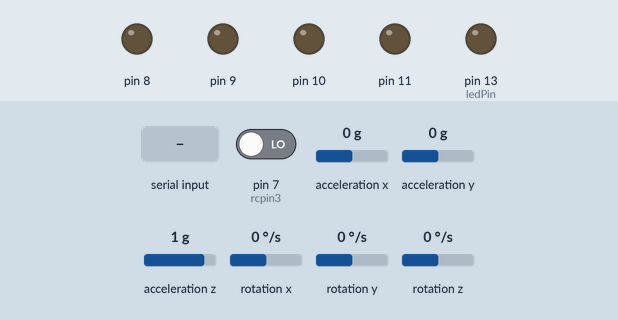
The sketch below on a simulated Arduino Uno, built with avr-gcc and run on an emulated ATmega328P. Shown: output pins drawn as LEDs (lit = HIGH). Wiring (inferred from the names in the program): MPU-6050 motion sensor at I2C address 0x68. The test bench sets the inputs (shaded band); at power-on: rotation x 0 °/s, rotation z 0 °/s, pin 7 (rcpin3) LOW, acceleration x 0 g, acceleration y 0 g, acceleration z 1 g, rotation y 0 °/s. What the sketch prints to the serial monitor is not drawn.

Above: at 2.2 s.
2.3 s: "A\n" received over Serial
At 10.8 s:
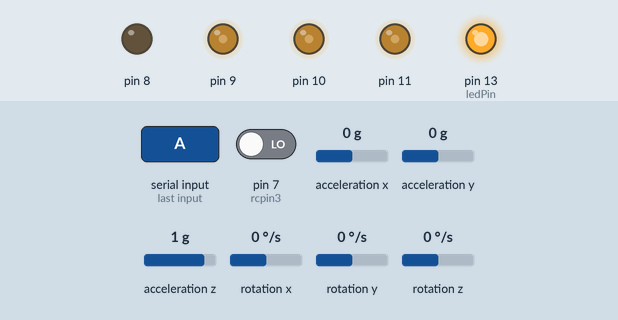
11.6 s: byte 79 ('O') received over Serial
At 12.9 s:
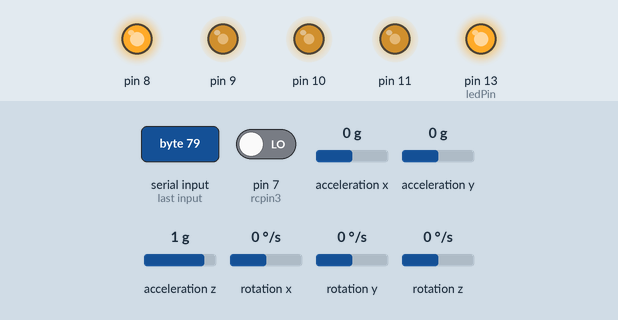
13.2 s: rotation x set to -192 °/s
At 15.5 s:
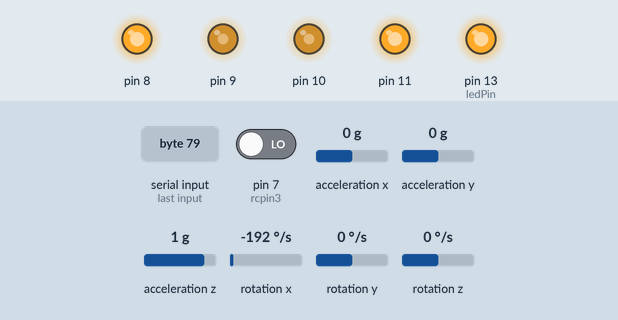
18.5 s: rotation z set to -192 °/s
At 19.9 s:
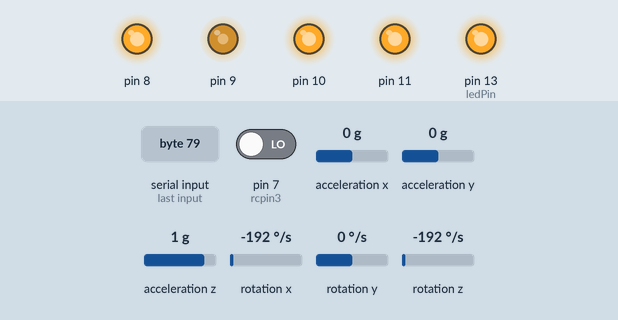
Timing chart, 0 to 21.2 s (numbered marks = the images above; inputs shaded):
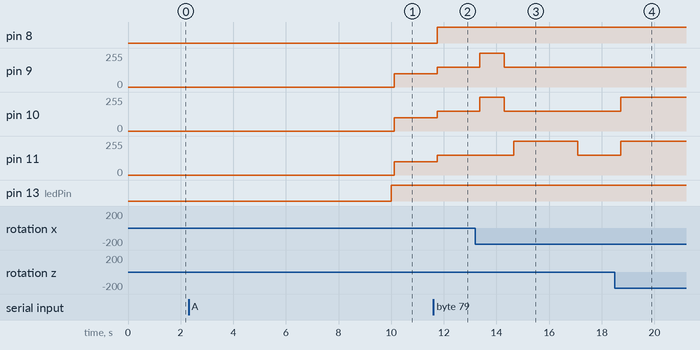

The sketch:

IMU_6050.ino
```cpp
#include <Kalman.h>
#include <math.h>
#include <PIDCont.h>
#include <Wire.h>

#include "IMU_6050.h"

// Global definitions
#define ROLL_PID_KP    0.0007
#define ROLL_PID_KI    0.000007
#define ROLL_PID_KD    0.07
#define ROLL_PID_MIN  -52.0
#define ROLL_PID_MAX   52.0

#define PITCH_PID_KP   0.0007
#define PITCH_PID_KI   0.000007
#define PITCH_PID_KD   0.07
#define PITCH_PID_MIN -52.0
#define PITCH_PID_MAX  52.0

#define YAW_PID_KP     0.0007
#define YAW_PID_KI     0000007
#define YAW_PID_KD     0.07
#define YAW_PID_MIN   -52.0
#define YAW_PID_MAX    52.0

#define ANGLEX_KP      5.0
#define ANGLEX_KI      0.02
#define ANGLEX_KD     -0.015
#define ANGLEX_MIN    -104.0
#define ANGLEX_MAX     104.0

#define ANGLEY_KP      5.0
#define ANGLEY_KI      0.02
#define ANGLEY_KD     -0.015
#define ANGLEY_MIN    -104.0
#define ANGLEY_MAX     104.0

// Global variables
int event_armed = 0;
int event1 = 0;
int event2 = 0;
int event3 = 0;
const int ledPin = 13;
int incomingByte;
int temp;
float error_Y[5][2];
int count = 0;
PIDCont PIDroll,PIDpitch,PIDyaw,PIDangleX,PIDangleY;
int setX = 0;
int setY = 0;
int setZ = 0;
float gx_aver=0;
float gy_aver=0;
float gz_aver=0;
float motor[4];  //current motor speed
float min_speed; //used to set speed modes between settings
float max_speed; //prevents random jumps or shut-offs
int throttle = 0;
Kalman kalmanX; // Create the Kalman instances
Kalman kalmanY;
float base_x_accel;
float base_y_accel;
float base_z_accel;
float base_x_gyro;
float base_y_gyro;
float base_z_gyro;
unsigned long last_read_time;
float last_x_angle;  // These are the filtered angles
float last_y_angle;
float last_z_angle;
float last_gyro_x_angle;  // Store the gyro angles to compare drift
float last_gyro_y_angle;
float last_gyro_z_angle;
float last_x_kalangle;  //Kalman angle
float last_y_kalangle;
float last_z_kalangle;
typedef union accel_t_gyro_union
{
  struct
  {
    uint8_t x_accel_h;
    uint8_t x_accel_l;
    uint8_t y_accel_h;
    uint8_t y_accel_l;
    uint8_t z_accel_h;
    uint8_t z_accel_l;
    uint8_t t_h;
    uint8_t t_l;
    uint8_t x_gyro_h;
    uint8_t x_gyro_l;
    uint8_t y_gyro_h;
    uint8_t y_gyro_l;
    uint8_t z_gyro_h;
    uint8_t z_gyro_l;
  } reg;
  struct
  {
    int x_accel;
    int y_accel;
    int z_accel;
    int temperature;
    int x_gyro;
    int y_gyro;
    int z_gyro;
  } value;
};

// Global constants
const unsigned long TIMEOUT = 18700;
//int rcpin1 = 7;
//int rcpin2 = 8;
int rcpin3 = 7;
//int rcpin4 = 10;
//int rcpin5 = 11;
//int rcpin6 = 12;
int maxthrot = 255;
int minthrot = 0;
int const nullthrot = 0;
int const chan3min = 1992;
int const chan3max = 1000;

// Global function prototypes
void set_last_read_angle_data(unsigned long time, float x, float y, float z, float x_gyro, float y_gyro, float z_gyro, float kx, float ky, float kz);
int read_gyro_accel_vals(uint8_t* accel_t_gyro_ptr);
void calibrate_sensors();

inline unsigned long get_last_time() {return last_read_time;}
inline float get_last_x_angle() {return last_x_angle;}
inline float get_last_y_angle() {return last_y_angle;}
inline float get_last_z_angle() {return last_z_angle;}
inline float get_last_gyro_x_angle() {return last_gyro_x_angle;}
inline float get_last_gyro_y_angle() {return last_gyro_y_angle;}
inline float get_last_gyro_z_angle() {return last_gyro_z_angle;}
inline float get_last_x_kalangle() {return last_x_kalangle;}
inline float get_last_y_kalangle() {return last_y_kalangle;}
inline float get_last_z_kalangle() {return last_z_kalangle;}

unsigned int cutoff(int rawin,int minthrot,int maxthrot);
unsigned int RCread(int pinin, int chanmin, int chanmax);

/********
* SETUP *
*********/

void setup()
{
  int error;
  uint8_t c;
  accel_t_gyro_union accel_t_gyro;

  Serial.begin(9600);
  Wire.begin();
  error = MPU6050_read (MPU6050_WHO_AM_I, &c, 1);
  error = MPU6050_read (MPU6050_PWR_MGMT_2, &c, 1);
  MPU6050_write_reg (MPU6050_PWR_MGMT_1, 0);
  calibrate_sensors();
  set_last_read_angle_data(millis(), 0, 0, 0, 0, 0, 0, 0, 0, 0);
  float accel_x = accel_t_gyro.value.x_accel;
  float accel_y = accel_t_gyro.value.y_accel;
  float accel_z = accel_t_gyro.value.z_accel;
  float RADIANS_TO_DEGREES = 180/3.14159;
  float accel_angle_y = atan(-1*accel_x/sqrt(pow(accel_y,2) + pow(accel_z,2)))*RADIANS_TO_DEGREES;
  float accel_angle_x = atan(accel_y/sqrt(pow(accel_x,2) + pow(accel_z,2)))*RADIANS_TO_DEGREES;
  float accel_angle_z = 0;
  kalmanX.setAngle(accel_angle_x); // Set starting angle
  kalmanY.setAngle(accel_angle_y);
  pinMode(ledPin, OUTPUT);
  for(temp = 0; temp < 4; temp++)
  {
    motor[temp] = 0;
  }
  min_speed = 0;
  max_speed = 0;

  PIDroll.ChangeParameters(ROLL_PID_KP,ROLL_PID_KI,ROLL_PID_KD,ROLL_PID_MIN,ROLL_PID_MAX);
  PIDpitch.ChangeParameters(PITCH_PID_KP,PITCH_PID_KI,PITCH_PID_KD,PITCH_PID_MIN,PITCH_PID_MAX);
  PIDyaw.ChangeParameters(YAW_PID_KP,YAW_PID_KI,YAW_PID_KD,YAW_PID_MIN,YAW_PID_MAX);
  PIDangleX.ChangeParameters(ANGLEX_KP,ANGLEX_KI,ANGLEX_KD,ANGLEX_MIN,ANGLEX_MAX);
  PIDangleY.ChangeParameters(ANGLEY_KP,ANGLEY_KI,ANGLEY_KD,ANGLEY_MIN,ANGLEY_MAX);

  PIDangleX.resetI();
  PIDangleY.resetI();
  pinMode(rcpin3, INPUT);  // 970 - 1330; U - D
}

/************
* Main loop *
*************/
void loop()
{
  int error;
  double dT;
  accel_t_gyro_union accel_t_gyro;

  float kalAngleX, kalAngleY, kalAngleZ; // Calculate the angle using a Kalman filter
  float kalAngleX_last, kalAngleY_last, kalAngleZ_last;

  // Read the raw values.
  error = read_gyro_accel_vals((uint8_t*) &accel_t_gyro);

  // Get the time of reading for rotation computations
  unsigned long t_now = millis();


  // Convert gyro values to degrees/sec
  float FS_SEL = 131;

  float gyro_x = (accel_t_gyro.value.x_gyro - base_x_gyro)/FS_SEL;
  float gyro_y = (accel_t_gyro.value.y_gyro - base_y_gyro)/FS_SEL;
  float gyro_z = (accel_t_gyro.value.z_gyro - base_z_gyro)/FS_SEL;


  // Get raw acceleration values
  //float G_CONVERT = 16384;
  float accel_x = accel_t_gyro.value.x_accel;
  float accel_y = accel_t_gyro.value.y_accel;
  float accel_z = accel_t_gyro.value.z_accel;

  // Get angle values from accelerometer
  float RADIANS_TO_DEGREES = 180/3.14159;
//  float accel_vector_length = sqrt(pow(accel_x,2) + pow(accel_y,2) + pow(accel_z,2));
  float accel_angle_y = atan(-1*accel_x/sqrt(pow(accel_y,2) + pow(accel_z,2)))*RADIANS_TO_DEGREES;
  float accel_angle_x = atan(accel_y/sqrt(pow(accel_x,2) + pow(accel_z,2)))*RADIANS_TO_DEGREES;

  float accel_angle_z = 0;

  // Compute the (filtered) gyro angles
  float dt =(t_now - get_last_time())/1000.0;
  float gyro_angle_x = gyro_x*dt + get_last_x_angle();
  float gyro_angle_y = gyro_y*dt + get_last_y_angle();
  float gyro_angle_z = gyro_z*dt + get_last_z_angle();

  // Compute the drifting gyro angles
  float unfiltered_gyro_angle_x = gyro_x*dt + get_last_gyro_x_angle();
  float unfiltered_gyro_angle_y = gyro_y*dt + get_last_gyro_y_angle();
  float unfiltered_gyro_angle_z = gyro_z*dt + get_last_gyro_z_angle();

  // Apply the complementary filter to figure out the change in angle - choice of alpha is
  // estimated now.  Alpha depends on the sampling rate...
  float alpha = 0.94; //change was 0.96
  float angle_x = alpha*gyro_angle_x + (1.0 - alpha)*accel_angle_x;
  float angle_y = alpha*gyro_angle_y + (1.0 - alpha)*accel_angle_y;
  float angle_z = gyro_angle_z;  //Accelerometer doesn't give z-angle


  //KALMAN filter
  kalAngleX = kalmanX.getAngle(accel_angle_x, gyro_x, dt);
  kalAngleY = kalmanY.getAngle(accel_angle_y, gyro_y, dt);
  kalAngleZ = gyro_angle_z;


  // Update the saved data with the latest values
  set_last_read_angle_data(t_now, angle_x, angle_y, angle_z, unfiltered_gyro_angle_x, unfiltered_gyro_angle_y, unfiltered_gyro_angle_z, kalAngleX, kalAngleY, kalAngleZ);

  // Outdated serial commands...
  if(Serial.available() > 0)
  {
    incomingByte = Serial.read();
    if(incomingByte == 'H')
    {
        digitalWrite(ledPin, HIGH);
    }
    if(incomingByte == 'L')
    {
      digitalWrite(ledPin, LOW);
    }
    if(incomingByte == 'A')
    {
//      throttle = 100;
      min_speed = 100;
      max_speed = 100;
    }
    if(incomingByte == 'O')
    {
//      throttle = 220;
      min_speed = 150;
      max_speed = 254;
    }
    if(incomingByte == 'F')
    {
//      throttle = 0;
      min_speed = 0;
      max_speed = 0;
    }

  }

  //prevent motors from powering up for one minute from start up...
  //this gives the gyro some time to start up
  if(millis() < 10000)
  {
    Serial.print(millis());
    Serial.print('\n');
    digitalWrite(ledPin, LOW);
  }
  else
  {
    digitalWrite(ledPin, HIGH);
    if(event_armed == 0)
    {
      if(RCread(rcpin3,chan3min,chan3max) < 5 || event1 == 1)
      {
        event1 = 1;
        if(RCread(rcpin3,chan3min,chan3max) > 250 || event2 == 1)
        {
          event2 = 1;
          if(RCread(rcpin3,chan3min,chan3max) < 5) event3 = 1;
        }
      }
      if(event3 == 1)
      {
        max_speed = 100;
        min_speed = 100;
        maxthrot = 100;
        minthrot = 100;
        event_armed = 1;
        analogWrite(8 , 100);
        analogWrite(9 , 100);
        analogWrite(10, 100);
        analogWrite(11, 100);
        delay(2000);
      }
    }
    else
    {
      max_speed = 254;
      min_speed = 150;
      maxthrot = 254;
      minthrot = 150;
    }

    int PIDroll_val= (int)PIDroll.Compute((float)kalAngleY);
    int PIDpitch_val= (int)PIDpitch.Compute((float)kalAngleX);
    int PIDyaw_val= (int)PIDyaw.Compute((float)kalAngleZ);
//    Serial.print("PIDroll_val: ");
//    Serial.print(PIDroll_val);
//    Serial.print('\n');
//    Serial.print("PIDpitch_val: ");
//    Serial.print(PIDpitch_val);
//    Serial.print('\n');
//    Serial.print("PIDyaw_val: ");
//    Serial.print(kalAngleZ);
//    Serial.print('\n');
    motor[1]=RCread(rcpin3,chan3min,chan3max)+PIDroll_val-PIDpitch_val+PIDyaw_val; //11
    motor[2]=RCread(rcpin3,chan3min,chan3max)-PIDroll_val+PIDpitch_val-PIDyaw_val; //9
    motor[0]=RCread(rcpin3,chan3min,chan3max)+PIDroll_val-PIDpitch_val+PIDyaw_val; // 8
    motor[3]=RCread(rcpin3,chan3min,chan3max)-PIDroll_val+PIDpitch_val+PIDyaw_val; //10

    //prevents motors from firing at incorrect times or powering off in flight
    for(temp = 0; temp < 4; temp++)
    {
      if(motor[temp] > max_speed)
      {
        motor[temp] = max_speed;
      }
      else if(motor[temp] < min_speed)
      {
        motor[temp] = min_speed;
      }
    }

//    Serial.print("Motor 11: ");
//    Serial.print(int(round(motor[1])));
//    Serial.print("|");
//    Serial.print(int(event1));
//    Serial.print("|");
//    Serial.print(int(event2));
//    Serial.print("|");
//    Serial.print(int(event3));
//    Serial.print("|");
//    Serial.print(int(event_armed));
//    Serial.print("Motor 9: ");
//    Serial.print(int(round(motor[2])));
//    Serial.print("|");
//    Serial.print(int(event1));
//    Serial.print("|");
//    Serial.print(int(event2));
//    Serial.print("|");
//    Serial.print(int(event3));
//    Serial.print("|");
//    Serial.print(int(event_armed));
//
//    Serial.print('\n');
    analogWrite(8 , int(round(motor[0])));
    analogWrite(9 , int(round(motor[2])));
    analogWrite(10, int(round(motor[3])));
    analogWrite(11, int(round(motor[1])));
  }
}


// --------------------------------------------------------
// MPU6050_read
//
// This is a common function to read multiple bytes
// from an I2C device.
//
// It uses the boolean parameter for Wire.endTransMission()
// to be able to hold or release the I2C-bus.
// This is implemented in Arduino 1.0.1.
//
// Only this function is used to read.
// There is no function for a single byte.
//
int MPU6050_read(int start, uint8_t *buffer, int size)
{
  int i, n, error;

  Wire.beginTransmission(MPU6050_I2C_ADDRESS);
  n = Wire.write(start);
  if (n != 1)
    return (-10);

  n = Wire.endTransmission(false);    // hold the I2C-bus
  if (n != 0)
    return (n);

  // Third parameter is true: relase I2C-bus after data is read.
  Wire.requestFrom(MPU6050_I2C_ADDRESS, size, true);
  i = 0;
  while(Wire.available() && i<size)
  {
    buffer[i++]=Wire.read();
  }
  if ( i != size)
    return (-11);

  return (0);  // return : no error
}


// --------------------------------------------------------
// MPU6050_write
//
// This is a common function to write multiple bytes to an I2C device.
//
// If only a single register is written,
// use the function MPU_6050_write_reg().
//
// Parameters:
//   start : Start address, use a define for the register
//   pData : A pointer to the data to write.
//   size  : The number of bytes to write.
//
// If only a single register is written, a pointer
// to the data has to be used, and the size is
// a single byte:
//   int data = 0;        // the data to write
//   MPU6050_write (MPU6050_PWR_MGMT_1, &c, 1);
//
int MPU6050_write(int start, const uint8_t *pData, int size)
{
  int n, error;

  Wire.beginTransmission(MPU6050_I2C_ADDRESS);
  n = Wire.write(start);        // write the start address
  if (n != 1)
    return (-20);

  n = Wire.write(pData, size);  // write data bytes
  if (n != size)
    return (-21);

  error = Wire.endTransmission(true); // release the I2C-bus
  if (error != 0)
    return (error);

  return (0);         // return : no error
}

// --------------------------------------------------------
// MPU6050_write_reg
//
// An extra function to write a single register.
// It is just a wrapper around the MPU_6050_write()
// function, and it is only a convenient function
// to make it easier to write a single register.
//
int MPU6050_write_reg(int reg, uint8_t data)
{
  int error;

  error = MPU6050_write(reg, &data, 1);

  return (error);
}

void set_last_read_angle_data(unsigned long time, float x, float y, float z, float x_gyro, float y_gyro, float z_gyro, float kx, float ky, float kz) {
  last_read_time = time;
  last_x_angle = x;
  last_y_angle = y;
  last_z_angle = z;
  last_gyro_x_angle = x_gyro;
  last_gyro_y_angle = y_gyro;
  last_gyro_z_angle = z_gyro;
  last_x_kalangle = kx;
  last_y_kalangle = ky;
  last_z_kalangle = kz;
}

int read_gyro_accel_vals(uint8_t* accel_t_gyro_ptr) {
  // Read the raw values.
  // Read 14 bytes at once,
  // containing acceleration, temperature and gyro.
  // With the default settings of the MPU-6050,
  // there is no filter enabled, and the values
  // are not very stable.  Returns the error value

  accel_t_gyro_union* accel_t_gyro = (accel_t_gyro_union *) accel_t_gyro_ptr;

  int error = MPU6050_read (MPU6050_ACCEL_XOUT_H, (uint8_t *) accel_t_gyro, sizeof(*accel_t_gyro));

  // Swap all high and low bytes.
  // After this, the registers values are swapped,
  // so the structure name like x_accel_l does no
  // longer contain the lower byte.
  uint8_t swap;
  #define SWAP(x,y) swap = x; x = y; y = swap

  SWAP ((*accel_t_gyro).reg.x_accel_h, (*accel_t_gyro).reg.x_accel_l);
  SWAP ((*accel_t_gyro).reg.y_accel_h, (*accel_t_gyro).reg.y_accel_l);
  SWAP ((*accel_t_gyro).reg.z_accel_h, (*accel_t_gyro).reg.z_accel_l);
  SWAP ((*accel_t_gyro).reg.t_h, (*accel_t_gyro).reg.t_l);
  SWAP ((*accel_t_gyro).reg.x_gyro_h, (*accel_t_gyro).reg.x_gyro_l);
  SWAP ((*accel_t_gyro).reg.y_gyro_h, (*accel_t_gyro).reg.y_gyro_l);
  SWAP ((*accel_t_gyro).reg.z_gyro_h, (*accel_t_gyro).reg.z_gyro_l);

  return error;
}

// The sensor should be motionless on a horizontal surface
//  while calibration is happening
void calibrate_sensors() {
  int                   num_readings = 10;
  float                 x_accel = 0;
  float                 y_accel = 0;
  float                 z_accel = 0;
  float                 x_gyro = 0;
  float                 y_gyro = 0;
  float                 z_gyro = 0;
  accel_t_gyro_union    accel_t_gyro;

  // Calibration start
  // Discard the first set of values read from the IMU
  read_gyro_accel_vals((uint8_t *) &accel_t_gyro);

  // Read and average the raw values from the IMU
  for (int i = 0; i < num_readings; i++) {
    read_gyro_accel_vals((uint8_t *) &accel_t_gyro);
    x_accel += accel_t_gyro.value.x_accel;
    y_accel += accel_t_gyro.value.y_accel;
    z_accel += accel_t_gyro.value.z_accel;
    x_gyro += accel_t_gyro.value.x_gyro;
    y_gyro += accel_t_gyro.value.y_gyro;
    z_gyro += accel_t_gyro.value.z_gyro;
    delay(100);
  }
  x_accel /= num_readings;
  y_accel /= num_readings;
  z_accel /= num_readings;
  x_gyro /= num_readings;
  y_gyro /= num_readings;
  z_gyro /= num_readings;

  // Store the raw calibration values globally
  base_x_accel = x_accel;
  base_y_accel = y_accel;
  base_z_accel = z_accel;
  base_x_gyro = x_gyro;
  base_y_gyro = y_gyro;
  base_z_gyro = z_gyro;

  // Calibration finished
}

unsigned int cutoff(int rawin,int minthrot,int maxthrot)
{
  if(rawin < minthrot)
  {
    rawin = minthrot;
  }
  else if(rawin > maxthrot)
  {
    rawin = maxthrot;
  }
return rawin;
}

unsigned int RCread(int pinin, int chanmin, int chanmax)
{
  /*

  */
  unsigned int rawin = pulseIn(pinin, HIGH, TIMEOUT);
  if (rawin != 0)
  {
    Serial.print(rawin);
    Serial.print(":");
    rawin = map(rawin, chanmin, chanmax, minthrot, maxthrot);
    rawin = cutoff(rawin,minthrot,maxthrot);
    Serial.print(rawin);
    Serial.print(", ");
  }
  else
  {
    Serial.print("0:0, ");
    rawin = nullthrot;
  }
  return rawin;
}
```

Source omitted: IMU_6050.h (25387 bytes)

Measured:
- after the input at 2.3 s, pin 9–11: 0/255 → 100/255 after 7.8 s
- after the input at 11.6 s, pin 8: LOW → HIGH after 0.14 s; pin 9–11: 100/255 → 150/255 after 0.14 s
- after the input at 13.2 s, pin 9, pin 10: 150/255 → 254/255 after 0.17 s, → 150/255 0.93 s later; pin 11: 150/255 → 254/255 after 1.5 s, → 150/255 2.4 s later
- after the input at 18.5 s, pin 10, pin 11: 150/255 → 254/255 after 0.22 s
